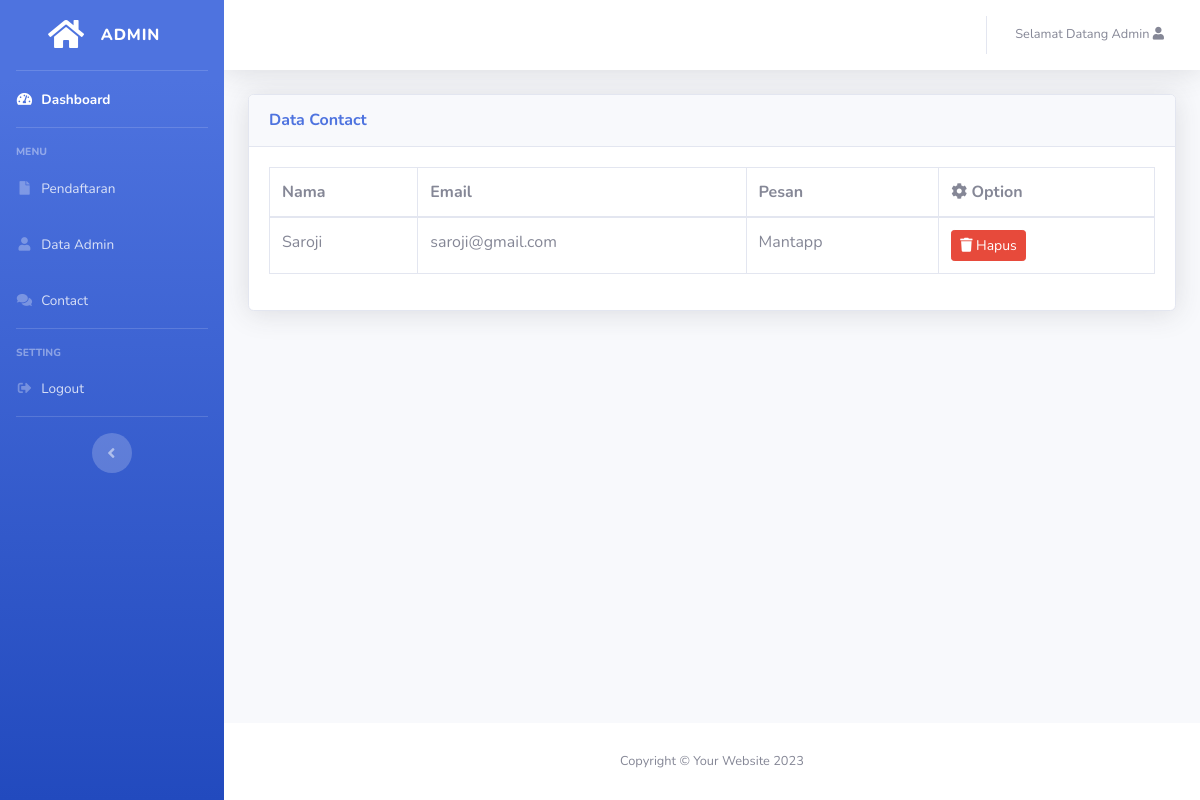
The app's page /admin/data-contact.php (signed in) with its own data.
### tables this page shows
CREATE TABLE `contact` (
  `id_contact` int(10) NOT NULL,
  `nama` varchar(100) NOT NULL,
  `email` varchar(100) NOT NULL,
  `pesan` text NOT NULL
);

### admin/data-contact.php (the view, shortened to what this page needs)
<?php
include '../koneksi.php';
?>
<!DOCTYPE html>
<html lang="en">
<?php include 'include/head.php'; ?>
<body id="page-top">
    <div id="wrapper">
        <?php include 'include/sidebar.php'; ?>
        <div id="content-wrapper" class="d-flex flex-column">
            <div id="content">
                <?php include 'include/navbar.php'; ?>
                <div class="container-fluid">
                    <div class="card shadow mb-4">
                        <div class="card-header py-3">
                            <h6 class="m-0 font-weight-bold text-primary">Data Contact</h6>
                        </div>
                        <div class="card-body">
                            <div class="table-responsive">
                                <table class="table table-bordered" id="dataTable" width="100%" cellspacing="0">
                                    <thead>
                                        <tr>
                                            <th>Nama</th>
                                            <th>Email</th>
                                            <th>Pesan</th>
                                            <th><i class="fa fa-cog"></i> Option</th>
                                        </tr>
                                    </thead>
                                    <tbody>
                                        <?php
                                        $sql = mysqli_query($koneksi, "SELECT * FROM contact ORDER BY id_contact DESC");
                                        while($row = mysqli_fetch_array($sql, MYSQLI_ASSOC)) {
                                        ?>
                                        <tr>
                                            <td><?= $row['nama']; ?></td>
                                            <td><?= $row['email']; ?></td>
                                            <td><?= $row['pesan']; ?></td>
                                            <td>
                                                <a href="hapus-contact.php?id_contact=<?= $row['id_contact']; ?>" class="btn btn-danger btn-sm"><i class="fa fa-trash"></i> Hapus</a>
                                            </td>
                                        </tr>
                                        <?php } ?>
                                    </tbody>
                                </table>
                            </div>
                        </div>
                    </div>
                </div>
            </div>
            <?php include 'include/footer.php'; ?>
        </div>
    </div>
</body>
</html>

### records on screen
contact: nama "Saroji", email "saroji@gmail.com", pesan "Mantapp"

### other values on screen
$_SESSION['admin']['nama_depan'] "Admin"
